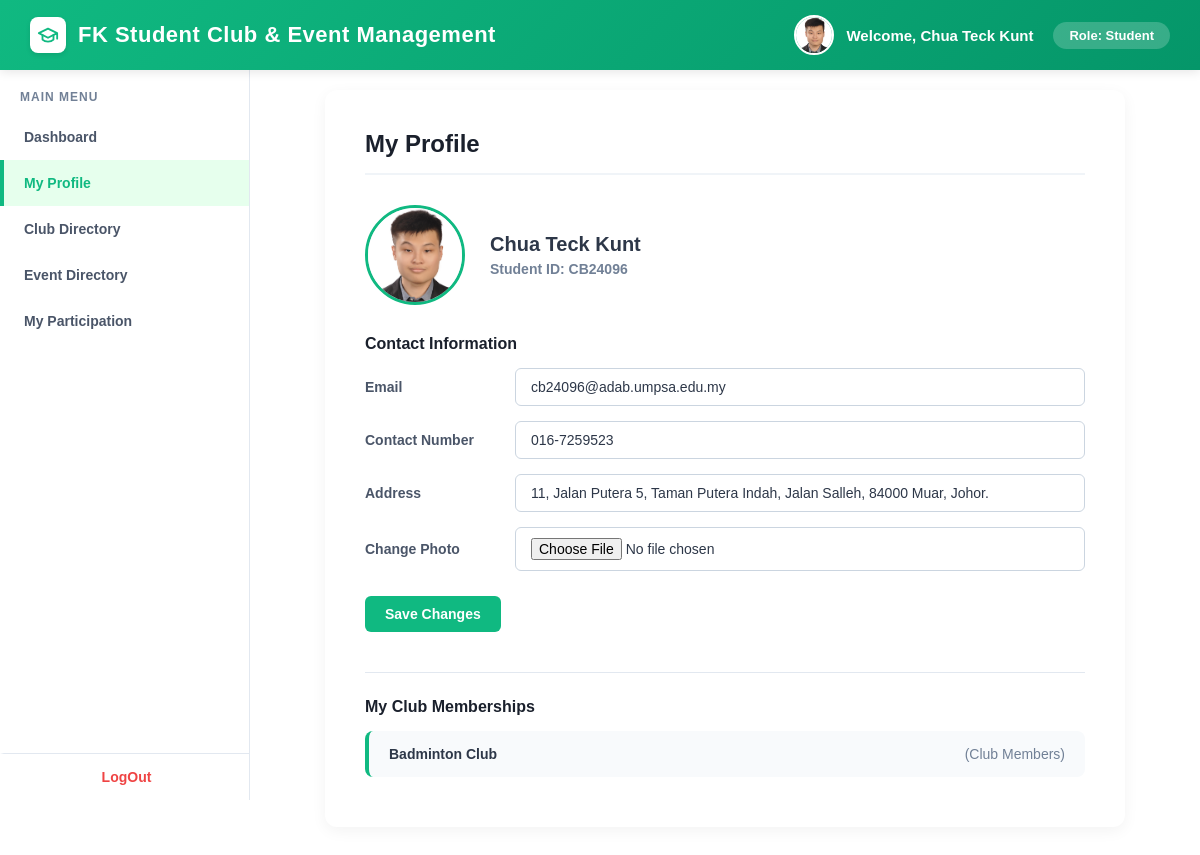
The app's page /student/profile_dashboard.php (signed in) with its own data.
### tables this page shows
CREATE TABLE `students` (
  `userID` varchar(100) NOT NULL,
  `stu_ID` varchar(10) DEFAULT NULL,
  `stu_name` varchar(100) DEFAULT NULL,
  `stu_email` varchar(100) DEFAULT NULL,
  `stu_address` varchar(255) DEFAULT NULL,
  `stu_role` varchar(50) DEFAULT NULL,
  `stu_contact_no` varchar(15) DEFAULT NULL,
  `stu_profile_photo` varchar(255) DEFAULT NULL
);

CREATE TABLE `club` (
  `clubID` varchar(100) NOT NULL,
  `club_name` varchar(100) DEFAULT NULL,
  `club_desc` varchar(100) DEFAULT NULL,
  `userID` varchar(100) DEFAULT NULL,
  `club_operational_status` varchar(100) DEFAULT NULL,
  `club_photo` varchar(255) DEFAULT NULL
);

CREATE TABLE `membershiprole` (
  `roleID` varchar(100) NOT NULL,
  `m_role_desc` varchar(50) DEFAULT NULL
);

### student/student_login_materials.php (called while the page is built, shortened)
<?php
require_once '../db_connection.php';
$userID = $_SESSION['userID'];
$username = $_SESSION['user_username'];
$active_role = $_SESSION['active_role'] ?? 'Student';
$sql_profile = "SELECT stu_ID, stu_name, stu_email, stu_contact_no, stu_address, stu_profile_photo FROM students WHERE userID = '$userID'";
$result_profile = mysqli_query($link, $sql_profile);
if ($result_profile && mysqli_num_rows($result_profile) > 0) {
    $row = mysqli_fetch_assoc($result_profile);
    $stu_name = !empty($row['stu_name']) ? $row['stu_name'] : $username;
    $stu_ID = !empty($row['stu_ID']) ? $row['stu_ID'] : $userID;
    $email = !empty($row['stu_email']) ? $row['stu_email'] : "";
    $phone = !empty($row['stu_contact_no']) ? $row['stu_contact_no'] : "";
    $address = !empty($row['stu_address']) ? $row['stu_address'] : "";
    $photo_path = !empty($row['stu_profile_photo']) ? $row['stu_profile_photo'] : "";
}
?>

### student/profile_dashboard.php (the view, shortened to what this page needs)
<?php
require_once 'student_login_materials.php';
$clubs = [];
$sql_clubs = "
    SELECT c.club_name, mr.m_role_desc
    FROM membership m
    JOIN club c ON m.clubID = c.clubID
    JOIN membershiprole mr ON m.roleID = mr.roleID
    WHERE m.userID = '$userID'
";
$result_clubs = mysqli_query($link, $sql_clubs);
if ($result_clubs) {
    while ($row = mysqli_fetch_assoc($result_clubs)) {
        $clubs[] = $row;
    }
}
?>
<!DOCTYPE html>
<html lang="en">
<head>
</head>
<body>
    <?php include 'student_background.php'; ?>
        <div class="content-area">
            <div class="card">
                <h2 class="card-title">My Profile</h2>
                <div class="profile-header">
                    <div class="profile-photo">
                        <?php if (!empty($photo_path)): ?>
                            <img src="<?php echo htmlspecialchars($photo_path); ?>" alt="Profile Photo" style="width: 100%; height: 100%; object-fit: cover;">
                        <?php else: ?>
                            <span style="font-size: 36px;"><?php echo strtoupper(substr($stu_name, 0, 1)); ?></span>
                        <?php endif; ?>
                    </div>
                    <div class="profile-identity">
                        <h3><?php echo htmlspecialchars($stu_name); ?></h3>
                        <p>Student ID: <?php echo htmlspecialchars($stu_ID); ?></p>
                    </div>
                </div>
                <div class="section-subtitle">Contact Information</div>
                <form action="update_studentprofile.php" method="POST" enctype="multipart/form-data">
                    <div class="form-row">
                        <label for="email">Email</label>
                        <input type="email" id="email" name="email" value="<?php echo htmlspecialchars($email); ?>" placeholder="Enter your email address" required>
                    </div>
                    <div class="form-row">
                        <label for="phone">Contact Number</label>
                        <input type="text" id="phone" name="phoneNum" value="<?php echo htmlspecialchars($phone); ?>" placeholder="e.g. 012-3456789">
                    </div>
                    <div class="form-row">
                        <label for="address">Address</label>
                        <input type="text" id="address" name="address" value="<?php echo htmlspecialchars($address); ?>" placeholder="Enter your full address">
                    </div>
                    <div class="form-row">
                        <label for="profile_photo">Change Photo</label>
                        <input type="file" id="profile_photo" name="profile_photo" accept="image/jpeg, image/png, image/jpg">
                    </div>
                    <div class="button-group">
                        <button type="submit" class="btn btn-primary">Save Changes</button>
                    </div>
                </form>
                <div class="section-subtitle" style="margin-top: 40px; border-top: 1px solid #e2e8f0; padding-top: 25px;">My Club Memberships</div>
                <?php if (count($clubs) > 0): ?>
                    <ul class="club-list">
                        <?php foreach ($clubs as $club): ?>
                            <li>
                                <?php echo htmlspecialchars($club['club_name']); ?>
                                <span>(<?php echo htmlspecialchars($club['m_role_desc']); ?>)</span>
                            </li>
                        <?php endforeach; ?>
                    </ul>
                <?php else: ?>
                    <div class="empty-state">You are not a member of any clubs yet.</div>
                <?php endif; ?>
            </div>
        </div>
    </div>
</body>
</html>

### student/student_background.php (shortened to what this page needs)
<?php
$current_page = basename($_SERVER['PHP_SELF']);
?>
<?php if ($active_role === 'Student'): ?>
    <div class="student">
        <div class="top-bar">
            <div class="system-title">
                <div class="system-logo">
                    <svg xmlns="http://www.w3.org/2000/svg" width="22" height="22" viewBox="0 0 24 24" fill="none" stroke="currentColor" stroke-width="2" stroke-linecap="round" stroke-linejoin="round">
                        <path d="M22 10v6M2 10l10-5 10 5-10 5z"/>
                        <path d="M6 12v5c3 3 9 3 12 0v-5"/>
                     </svg>
                </div>
                FK Student Club & Event Management
            </div>
            <div class="user-profile-section">
                <div class="profile-group">
                    <div class="top-bar-photo">
                        <?php if (!empty($photo_path)): ?>
                            <img src="<?php echo htmlspecialchars($photo_path); ?>" alt="Profile" style="width: 100%; height: 100%; object-fit: cover;">
                        <?php else: ?>
                            <?php echo strtoupper(substr($stu_name, 0, 1)); ?>
                        <?php endif; ?>
                     </div>
                    <div class="welcome-text">Welcome, <?php echo htmlspecialchars($stu_name); ?></div>
                </div>
                <div class="role-badge">Role: <?php echo htmlspecialchars($active_role); ?></div>
            </div>
        </div>
        <div class="main-layout">
            <div class="sidebar">
                <div class="sidebar-title">Main Menu</div>
                <a href="student_dashboard.php" class="<?= ($current_page == 'student_dashboard.php') ? 'active' : '' ?>">Dashboard</a>
                <a href="profile_dashboard.php" class="<?= ($current_page == 'profile_dashboard.php') ? 'active' : '' ?>">My Profile</a>
                <a href="club_directory.php" class="<?= ($current_page == 'club_directory.php' || $current_page == 'club_details.php') ? 'active' : '' ?>">Club Directory</a>
                <a href="event_directory.php" class="<?= ($current_page == 'event_directory.php' || $current_page == 'browse_event.php') ? 'active' : '' ?>">Event Directory</a>
                <a href="student_participation_dashboard.php" class="<?= ($current_page == 'student_participation_dashboard.php') ? 'active' : '' ?>">My Participation</a>
                <a href="../logout.php" class="logout-btn">LogOut</a>
            </div>
<?php endif; ?>

### student/profile_dashboard.php (style rules this page uses)
.card { background: white; border-radius: 12px; padding: 40px; box-shadow: 0 4px 15px rgba(0,0,0,0.05); max-width: 800px; margin: 0 auto; }
.card-title { font-size: 24px; color: #1a202c; margin-bottom: 30px; padding-bottom: 15px; border-bottom: 2px solid #f0f4f8; }
.profile-header { display: flex; align-items: center; margin-bottom: 30px; }
.profile-photo { width: 100px; height: 100px; background-color: #e2e8f0; border-radius: 50%; display: flex; justify-content: center; align-items: center; color: #718096; font-weight: bold; margin-right: 25px; border: 3px solid #10b981; overflow: hidden; }
.profile-identity h3 { font-size: 20px; margin-bottom: 5px; color: #2d3748; }
.profile-identity p { font-size: 14px; color: #718096; font-weight: bold; }
.section-subtitle { font-size: 16px; font-weight: bold; color: #1a202c; margin-bottom: 15px; margin-top: 30px; }
.form-row { display: grid; grid-template-columns: 150px 1fr; align-items: center; margin-bottom: 15px; }
.form-row label { font-size: 14px; color: #4a5568; font-weight: bold; }
.form-row input, .form-row input[type="file"] { width: 100%; padding: 10px 15px; border: 1px solid #cbd5e0; border-radius: 6px; font-size: 14px; color: #2d3748; outline: none; transition: border-color 0.3s; }
.button-group { display: flex; gap: 15px; margin-top: 25px; }
.btn { padding: 10px 20px; border: none; border-radius: 6px; cursor: pointer; font-weight: bold; font-size: 14px; transition: background-color 0.3s; }
.btn-primary { background-color: #10b981; color: white; }
.club-list { list-style: none; margin-top: 15px; }
.club-list li { background-color: #f8fafc; padding: 15px 20px; border-radius: 8px; margin-bottom: 10px; border-left: 4px solid #10b981; color: #2d3748; font-size: 14px; font-weight: bold; display: flex; justify-content: space-between; }
.club-list li span { color: #718096; font-weight: normal; }

### student/student_background.php (style rules this page uses)
* { margin: 0; padding: 0; box-sizing: border-box; font-family: Arial, Helvetica, sans-serif; }
.student .top-bar { background: linear-gradient(135deg, #10b981 0%, #059669 100%); color: white; box-shadow: 0 2px 10px rgba(0,0,0,0.1); position: fixed; top: 0; left: 0; width: 100%; height: 70px; z-index: 1000; box-sizing: border-box; display: flex; justify-content: space-between; align-items: center; padding: 0 30px; }
.student .system-title { font-size: 22px; font-weight: bold; letter-spacing: 0.5px; display: flex; align-items: center; gap: 12px; }
.student .system-logo { width: 36px; height: 36px; background-color: white; color: #10b981; border-radius: 8px; display: flex; justify-content: center; align-items: center; box-shadow: 0 2px 5px rgba(0,0,0,0.1); }
.student .user-profile-section { display: flex; align-items: center; gap: 20px; }
.student .profile-group { display: flex; align-items: center; gap: 12px; }
.student .top-bar-photo { width: 40px; height: 40px; background-color: rgba(255,255,255,0.2); border-radius: 50%; border: 2px solid white; display: flex; justify-content: center; align-items: center; overflow: hidden; font-size: 14px; font-weight: bold; }
.student .welcome-text { font-size: 15px; font-weight: bold; }
.student .role-badge { background-color: rgba(255,255,255,0.2); padding: 6px 16px; border-radius: 20px; font-size: 13px; font-weight: bold; }
.student .main-layout { display: flex; flex: 1; overflow: hidden; }
.student .sidebar { position: fixed; height: calc(100vh - 70px); overflow-y: auto; box-sizing: border-box; top: 70px; width: 250px; background-color: white; border-right: 1px solid #e2e8f0; padding-top: 20px; display: flex; flex-direction: column; flex-shrink: 0; }
.student .sidebar-title { padding: 0 20px 10px 20px; font-size: 12px; text-transform: uppercase; color: #718096; font-weight: bold; letter-spacing: 1px; }
.student .sidebar a { padding: 15px 20px; color: #4a5568; text-decoration: none; font-weight: bold; font-size: 14px; border-left: 4px solid transparent; transition: all 0.3s; }
.student .sidebar a.active { background-color: #e6ffed; color: #10b981; border-left: 4px solid #10b981; }
.student .logout-btn { margin-top: auto; border-top: 1px solid #e2e8f0; color: #ef4444 !important; text-align: center; }
.student .content-area { flex: 1; padding: 40px; overflow-y: auto; width: calc(100% - 250px); margin-left: 250px; padding-top: 90px; min-height: 100vh; box-sizing: border-box; }

### records on screen
students: stu_profile_photo (picture), stu_name "Chua Teck Kunt", stu_ID "CB24096", email "cb24096@adab.umpsa.edu.my", phoneNum "016-7259523", address "11, Jalan Putera 5, Taman Putera Indah, Jalan Salleh, 84000 Muar, Johor."
club: club_name "Badminton Club", membershiprole.m_role_desc "Club Members"

### other values on screen
$active_role "Student"
